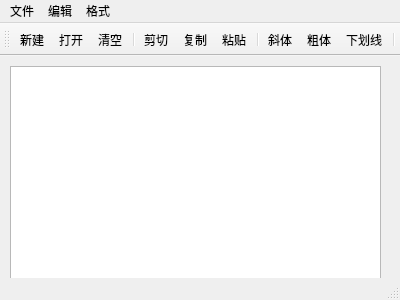
<?xml version="1.0" encoding="UTF-8"?>
<ui version="4.0">
 <class>QWMainWind</class>
 <widget class="QMainWindow" name="QWMainWind">
  <property name="geometry">
   <rect>
    <x>0</x>
    <y>0</y>
    <width>400</width>
    <height>300</height>
   </rect>
  </property>
  <property name="windowTitle">
   <string>QWMainWind</string>
  </property>
  <property name="toolButtonStyle">
   <enum>Qt::ToolButtonTextUnderIcon</enum>
  </property>
  <widget class="QWidget" name="centralWidget">
   <widget class="QTextEdit" name="txtEdit">
    <property name="geometry">
     <rect>
      <x>10</x>
      <y>10</y>
      <width>371</width>
      <height>231</height>
     </rect>
    </property>
   </widget>
  </widget>
  <widget class="QMenuBar" name="menuBar">
   <property name="geometry">
    <rect>
     <x>0</x>
     <y>0</y>
     <width>400</width>
     <height>23</height>
    </rect>
   </property>
   <widget class="QMenu" name="menu">
    <property name="title">
     <string>文件</string>
    </property>
    <addaction name="actNew"/>
    <addaction name="actOpen"/>
    <addaction name="separator"/>
    <addaction name="actClose"/>
   </widget>
   <widget class="QMenu" name="menu_2">
    <property name="title">
     <string>编辑</string>
    </property>
    <addaction name="actCut"/>
    <addaction name="actCopy"/>
    <addaction name="actPaste"/>
    <addaction name="separator"/>
    <addaction name="actClear"/>
   </widget>
   <widget class="QMenu" name="menu_3">
    <property name="title">
     <string>格式</string>
    </property>
    <addaction name="actFontBold"/>
    <addaction name="actFontItalic"/>
    <addaction name="actFontUnder"/>
    <addaction name="separator"/>
    <addaction name="actToolbarLab"/>
   </widget>
   <addaction name="menu"/>
   <addaction name="menu_2"/>
   <addaction name="menu_3"/>
  </widget>
  <widget class="QStatusBar" name="statusBar"/>
  <widget class="QToolBar" name="toolBar">
   <property name="windowTitle">
    <string>toolBar</string>
   </property>
   <attribute name="toolBarArea">
    <enum>TopToolBarArea</enum>
   </attribute>
   <attribute name="toolBarBreak">
    <bool>false</bool>
   </attribute>
   <addaction name="actNew"/>
   <addaction name="actOpen"/>
   <addaction name="actClear"/>
   <addaction name="separator"/>
   <addaction name="actCut"/>
   <addaction name="actCopy"/>
   <addaction name="actPaste"/>
   <addaction name="separator"/>
   <addaction name="actFontItalic"/>
   <addaction name="actFontBold"/>
   <addaction name="actFontUnder"/>
   <addaction name="separator"/>
  </widget>
  <action name="actOpen">
   <property name="icon">
    <iconset resource="res.qrc">
     <normaloff>:/images/image/open.PNG</normaloff>:/images/image/open.PNG</iconset>
   </property>
   <property name="text">
    <string>打开...</string>
   </property>
   <property name="toolTip">
    <string>打开文件</string>
   </property>
   <property name="shortcut">
    <string>Ctrl+O</string>
   </property>
  </action>
  <action name="actCut">
   <property name="enabled">
    <bool>true</bool>
   </property>
   <property name="icon">
    <iconset resource="res.qrc">
     <normaloff>:/images/image/cut.PNG</normaloff>:/images/image/cut.PNG</iconset>
   </property>
   <property name="text">
    <string>剪切</string>
   </property>
   <property name="toolTip">
    <string>剪切</string>
   </property>
   <property name="shortcut">
    <string>Ctrl+X</string>
   </property>
  </action>
  <action name="actCopy">
   <property name="icon">
    <iconset resource="res.qrc">
     <normaloff>:/images/image/copy.PNG</normaloff>:/images/image/copy.PNG</iconset>
   </property>
   <property name="text">
    <string>复制</string>
   </property>
   <property name="toolTip">
    <string>复制</string>
   </property>
   <property name="shortcut">
    <string>Ctrl+C</string>
   </property>
  </action>
  <action name="actPaste">
   <property name="icon">
    <iconset resource="res.qrc">
     <normaloff>:/images/image/paste.PNG</normaloff>:/images/image/paste.PNG</iconset>
   </property>
   <property name="text">
    <string>粘贴</string>
   </property>
   <property name="toolTip">
    <string>粘贴</string>
   </property>
   <property name="shortcut">
    <string>Ctrl+V</string>
   </property>
  </action>
  <action name="actFontBold">
   <property name="checkable">
    <bool>true</bool>
   </property>
   <property name="icon">
    <iconset resource="res.qrc">
     <normaloff>:/images/image/BLD.PNG</normaloff>:/images/image/BLD.PNG</iconset>
   </property>
   <property name="text">
    <string>粗体</string>
   </property>
   <property name="toolTip">
    <string>粗体</string>
   </property>
  </action>
  <action name="actFontItalic">
   <property name="checkable">
    <bool>true</bool>
   </property>
   <property name="icon">
    <iconset resource="res.qrc">
     <normaloff>:/images/image/ITL.PNG</normaloff>:/images/image/ITL.PNG</iconset>
   </property>
   <property name="text">
    <string>斜体</string>
   </property>
   <property name="toolTip">
    <string>斜体</string>
   </property>
  </action>
  <action name="actFontUnder">
   <property name="checkable">
    <bool>true</bool>
   </property>
   <property name="icon">
    <iconset resource="res.qrc">
     <normaloff>:/images/image/WORDUNDR.PNG</normaloff>:/images/image/WORDUNDR.PNG</iconset>
   </property>
   <property name="text">
    <string>下划线</string>
   </property>
   <property name="toolTip">
    <string>下划线</string>
   </property>
  </action>
  <action name="actClose">
   <property name="icon">
    <iconset resource="res.qrc">
     <normaloff>:/images/image/exit.PNG</normaloff>:/images/image/exit.PNG</iconset>
   </property>
   <property name="text">
    <string>退出</string>
   </property>
   <property name="toolTip">
    <string>退出</string>
   </property>
  </action>
  <action name="actClear">
   <property name="icon">
    <iconset resource="res.qrc">
     <normaloff>:/images/image/clear.PNG</normaloff>:/images/image/clear.PNG</iconset>
   </property>
   <property name="text">
    <string>清空</string>
   </property>
   <property name="toolTip">
    <string>清空内容</string>
   </property>
  </action>
  <action name="action">
   <property name="icon">
    <iconset resource="res.qrc">
     <normaloff>:/images/image/Font.PNG</normaloff>:/images/image/Font.PNG</iconset>
   </property>
   <property name="text">
    <string>字体...</string>
   </property>
   <property name="toolTip">
    <string>字体设置</string>
   </property>
  </action>
  <action name="actNew">
   <property name="icon">
    <iconset resource="res.qrc">
     <normaloff>:/images/image/new.PNG</normaloff>:/images/image/new.PNG</iconset>
   </property>
   <property name="text">
    <string>新建</string>
   </property>
   <property name="toolTip">
    <string>新建</string>
   </property>
   <property name="shortcut">
    <string>Ctrl+N</string>
   </property>
  </action>
  <action name="actToolbarLab">
   <property name="checkable">
    <bool>true</bool>
   </property>
   <property name="text">
    <string>显示工具栏文字标签</string>
   </property>
   <property name="toolTip">
    <string>显示工具栏文字标签</string>
   </property>
  </action>
 </widget>
 <layoutdefault spacing="6" margin="11"/>
 <resources>
  <include location="res.qrc"/>
 </resources>
 <connections>
  <connection>
   <sender>actPaste</sender>
   <signal>triggered()</signal>
   <receiver>txtEdit</receiver>
   <slot>paste()</slot>
   <hints>
    <hint type="sourcelabel">
     <x>-1</x>
     <y>-1</y>
    </hint>
    <hint type="destinationlabel">
     <x>195</x>
     <y>196</y>
    </hint>
   </hints>
  </connection>
  <connection>
   <sender>actCut</sender>
   <signal>triggered()</signal>
   <receiver>txtEdit</receiver>
   <slot>cut()</slot>
   <hints>
    <hint type="sourcelabel">
     <x>-1</x>
     <y>-1</y>
    </hint>
    <hint type="destinationlabel">
     <x>195</x>
     <y>196</y>
    </hint>
   </hints>
  </connection>
  <connection>
   <sender>actCopy</sender>
   <signal>triggered()</signal>
   <receiver>txtEdit</receiver>
   <slot>copy()</slot>
   <hints>
    <hint type="sourcelabel">
     <x>-1</x>
     <y>-1</y>
    </hint>
    <hint type="destinationlabel">
     <x>195</x>
     <y>196</y>
    </hint>
   </hints>
  </connection>
  <connection>
   <sender>actClose</sender>
   <signal>triggered()</signal>
   <receiver>QWMainWind</receiver>
   <slot>close()</slot>
   <hints>
    <hint type="sourcelabel">
     <x>-1</x>
     <y>-1</y>
    </hint>
    <hint type="destinationlabel">
     <x>199</x>
     <y>149</y>
    </hint>
   </hints>
  </connection>
  <connection>
   <sender>actClear</sender>
   <signal>triggered()</signal>
   <receiver>txtEdit</receiver>
   <slot>clear()</slot>
   <hints>
    <hint type="sourcelabel">
     <x>-1</x>
     <y>-1</y>
    </hint>
    <hint type="destinationlabel">
     <x>195</x>
     <y>196</y>
    </hint>
   </hints>
  </connection>
 </connections>
</ui>
